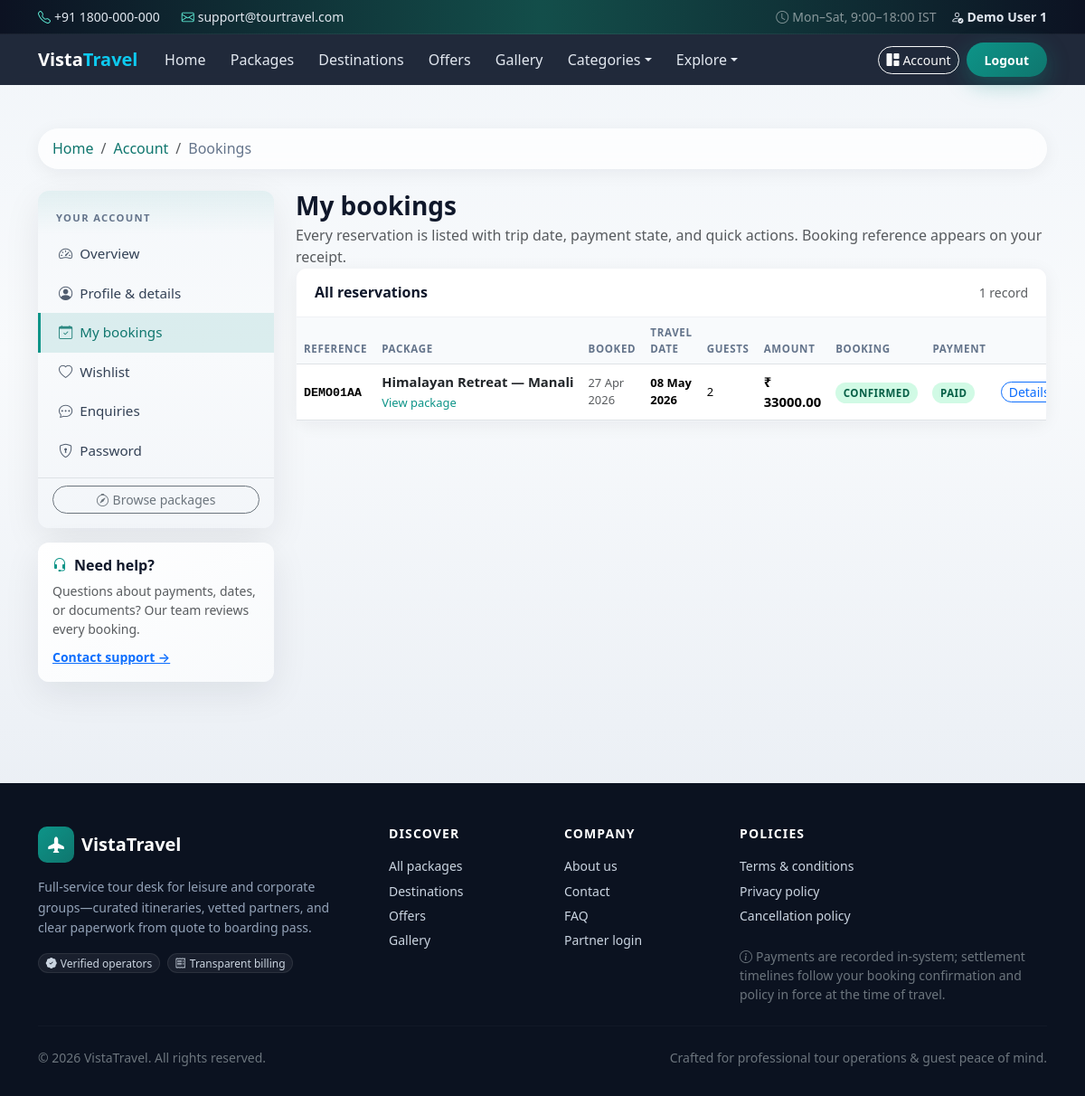
/user/bookings (signed in), run on the app's committed database.
### app/models.py (models this page shows, shortened)
class User(db.Model):
    __tablename__ = "users"
    id = db.Column(db.Integer, primary_key=True)
    full_name = db.Column(db.String(120), nullable=False)
    email = db.Column(db.String(120), unique=True, nullable=False, index=True)
    mobile = db.Column(db.String(20), index=True)
    password_hash = db.Column(db.String(255), nullable=False)
    address = db.Column(db.Text)
    gender = db.Column(db.String(20))
    profile_image = db.Column(db.String(255))
    is_active = db.Column(db.Boolean, default=True)
    recovery_token = db.Column(db.String(128), index=True)
    recovery_token_expires = db.Column(db.DateTime)
    created_at = db.Column(db.DateTime, default=utcnow)
    updated_at = db.Column(db.DateTime, default=utcnow, onupdate=utcnow)
    bookings = db.relationship("Booking", backref="user", lazy="dynamic")
    wishlist_items = db.relationship("Wishlist", backref="user", lazy="dynamic", cascade="all, delete-orphan")

class Booking(db.Model):
    __tablename__ = "bookings"
    id = db.Column(db.Integer, primary_key=True)
    public_id = db.Column(db.String(32), unique=True, nullable=False, index=True)
    user_id = db.Column(db.Integer, db.ForeignKey("users.id"), nullable=False)
    package_id = db.Column(db.Integer, db.ForeignKey("tour_packages.id"), nullable=False)
    package_date_id = db.Column(db.Integer, db.ForeignKey("package_dates.id"))
    travellers_count = db.Column(db.Integer, default=1)
    total_amount = db.Column(db.Numeric(12, 2), default=0)
    status = db.Column(db.String(20), default="pending")
    payment_status = db.Column(db.String(20), default="pending")
    special_request = db.Column(db.Text)
    admin_remarks = db.Column(db.Text)
    coupon_code = db.Column(db.String(40))
    created_at = db.Column(db.DateTime, default=utcnow)
    updated_at = db.Column(db.DateTime, default=utcnow, onupdate=utcnow)
    package = db.relationship("TourPackage", backref="bookings")
    travel_slot = db.relationship("PackageDate", backref="bookings")
    travellers = db.relationship(
        "BookingTraveller", backref="booking", lazy="dynamic", cascade="all, delete-orphan"
    )
    payments = db.relationship(
        "Payment", backref="booking", lazy="dynamic", cascade="all, delete-orphan"
    )

class TourPackage(db.Model):
    __tablename__ = "tour_packages"
    id = db.Column(db.Integer, primary_key=True)
    title = db.Column(db.String(200), nullable=False, index=True)
    brand_id = db.Column(db.Integer, db.ForeignKey("brands.id"), nullable=False)
    category_id = db.Column(db.Integer, db.ForeignKey("categories.id"), nullable=False)
    destination_id = db.Column(db.Integer, db.ForeignKey("destinations.id"), nullable=False)
    hotel_id = db.Column(db.Integer, db.ForeignKey("hotels.id"))
    transport_id = db.Column(db.Integer, db.ForeignKey("transports.id"))
    price = db.Column(db.Numeric(12, 2), nullable=False)
    discount_price = db.Column(db.Numeric(12, 2))
    duration_days = db.Column(db.Integer, default=1)
    duration_nights = db.Column(db.Integer, default=0)
    max_persons = db.Column(db.Integer, default=10)
    start_point = db.Column(db.String(255))
    end_point = db.Column(db.String(255))
    hotel_details_text = db.Column(db.Text)
    meal_details = db.Column(db.Text)
    transport_details_text = db.Column(db.Text)
    itinerary_json = db.Column(db.Text)
    inclusions = db.Column(db.Text)
    exclusions = db.Column(db.Text)
    terms = db.Column(db.Text)
    main_image = db.Column(db.String(255))
    status = db.Column(db.String(20), default="available")
    is_featured = db.Column(db.Boolean, default=False)
    created_at = db.Column(db.DateTime, default=utcnow)
    updated_at = db.Column(db.DateTime, default=utcnow, onupdate=utcnow)
    images = db.relationship(
        "PackageImage", backref="package", lazy="dynamic", cascade="all, delete-orphan"
    )
    dates = db.relationship(
        "PackageDate", backref="package", lazy="dynamic", cascade="all, delete-orphan"
    )

class PackageDate(db.Model):
    __tablename__ = "package_dates"
    id = db.Column(db.Integer, primary_key=True)
    package_id = db.Column(db.Integer, db.ForeignKey("tour_packages.id"), nullable=False)
    travel_date = db.Column(db.Date, nullable=False)
    seats_available = db.Column(db.Integer, default=0)
    booking_closed = db.Column(db.Boolean, default=False)
    created_at = db.Column(db.DateTime, default=utcnow)
    updated_at = db.Column(db.DateTime, default=utcnow, onupdate=utcnow)
    __table_args__ = (db.UniqueConstraint("package_id", "travel_date", name="uq_pkg_date"),)

### app/user_routes.py (the view)
@user_bp.route("/bookings")
@user_login_required
def bookings():
    from .models import User
    user = User.query.get_or_404(session["user_id"])
    items = Booking.query.filter_by(user_id=user.id).order_by(Booking.created_at.desc()).all()
    return render_template("user/bookings.html", user=user, bookings=items)

### app/templates/user/bookings.html (shortened to what this page needs)
{% extends 'base_user.html' %}
{% from '_macros.html' import booking_status_badge, payment_status_badge %}
{% block user_bc_extra %}
<li class="breadcrumb-item active" aria-current="page">Bookings</li>
{% endblock %}
{% block user_page_header %}
<h1 class="h3 fw-bold text-tt-navy mb-1">My bookings</h1>
<p class="text-muted mb-0">Every reservation is listed with trip date, payment state, and quick actions. Booking reference appears on your receipt.</p>
{% endblock %}
{% block user_body %}
<div class="tt-panel">
  <div class="tt-panel-header flex-wrap">
    <h2 class="h6 fw-bold text-tt-navy mb-0">All reservations</h2>
    <span class="small text-muted">{{ bookings|length }} record{% if bookings|length != 1 %}s{% endif %}</span>
  </div>
  <div class="table-responsive">
    <table class="table tt-data-table mb-0 align-middle">
      <thead>
        <tr>
          <th>Reference</th>
          <th>Package</th>
          <th>Booked</th>
          <th>Travel date</th>
          <th>Guests</th>
          <th>Amount</th>
          <th>Booking</th>
          <th>Payment</th>
          <th></th>
        </tr>
      </thead>
      <tbody>
        {% for b in bookings %}
          <tr>
            <td><span class="tt-mono fw-semibold">{{ b.public_id }}</span></td>
            <td>
              <div class="fw-semibold text-dark text-truncate" style="max-width:220px">{{ b.package.title if b.package else '—' }}</div>
              {% if b.package %}<a class="small text-tt-teal text-decoration-none" href="{{ url_for('public.package_detail', pkg_id=b.package.id) }}">View package</a>{% endif %}
            </td>
            <td class="small text-muted">{% if b.created_at %}{{ b.created_at.strftime('%d %b %Y') }}{% else %}—{% endif %}</td>
            <td class="small">{% if b.travel_slot %}<strong>{{ b.travel_slot.travel_date.strftime('%d %b %Y') }}</strong>{% else %}<span class="text-muted">TBC</span>{% endif %}</td>
            <td class="small">{{ b.travellers_count }}</td>
            <td class="fw-semibold">₹ {{ '%.2f'|format(b.total_amount|float) }}</td>
            <td>{{ booking_status_badge(b.status) }}</td>
            <td>{{ payment_status_badge(b.payment_status) }}</td>
            <td class="text-nowrap">
              <a class="btn btn-sm btn-outline-primary rounded-pill py-0" href="{{ url_for('user.booking_detail', booking_id=b.id) }}">Details</a>
            </td>
          </tr>
        {% endfor %}
      </tbody>
    </table>
  </div>
</div>
{% endblock %}

### app/templates/_macros.html (shortened to what this page needs)
{% macro booking_status_badge(status) -%}
  {%- set s = (status or '')|lower -%}
  {%- if s == 'confirmed' -%}<span class="tt-badge-status tt-bs-confirmed">Confirmed</span>
  {%- elif s == 'cancelled' -%}<span class="tt-badge-status tt-bs-cancelled">Cancelled</span>
  {%- elif s == 'completed' -%}<span class="tt-badge-status tt-bs-completed">Completed</span>
  {%- else -%}<span class="tt-badge-status tt-bs-pending">Pending</span>
  {%- endif -%}
{%- endmacro %}
{% macro payment_status_badge(status) -%}
  {%- set s = (status or '')|lower -%}
  {%- if s == 'paid' -%}<span class="tt-badge-status tt-pay-paid">Paid</span>
  {%- elif s == 'partial' -%}<span class="tt-badge-status tt-pay-partial">Partial</span>
  {%- elif s == 'failed' -%}<span class="tt-badge-status tt-pay-failed">Failed</span>
  {%- else -%}<span class="tt-badge-status tt-pay-pending">Pending</span>
  {%- endif -%}
{%- endmacro %}

### app/templates/base_public.html (shortened to what this page needs)
<!DOCTYPE html>
<html lang="en">
<head>
  <link href="https://cdn.jsdelivr.net/npm/bootstrap@5.3.3/dist/css/bootstrap.min.css" rel="stylesheet">
  <link href="https://cdn.jsdelivr.net/npm/bootstrap-icons@1.11.3/font/bootstrap-icons.min.css" rel="stylesheet">
  <link href="{{ url_for('static', filename='css/theme.css') }}" rel="stylesheet">
</head>
<body>
<div class="tt-topbar d-none d-md-block">
  <div class="container d-flex flex-wrap justify-content-between align-items-center py-2 small">
    <div class="d-flex gap-4 text-white-50">
      <span><i class="bi bi-telephone me-1 text-tt-mint"></i><a class="tt-topbar-link" href="{{ url_for('public.contact') }}">+91 1800-000-000</a></span>
      <span><i class="bi bi-envelope me-1 text-tt-mint"></i><a class="tt-topbar-link" href="mailto:support@tourtravel.com">support@tourtravel.com</a></span>
    </div>
    <div class="d-flex gap-3 align-items-center text-white-50">
      <span><i class="bi bi-clock me-1"></i>Mon–Sat, 9:00–18:00 IST</span>
      {% if session.user_id %}
        <a class="tt-topbar-link fw-semibold" href="{{ url_for('user.dashboard') }}"><i class="bi bi-person-check me-1"></i>{{ session.user_name or 'Account' }}</a>
      {% endif %}
    </div>
  </div>
</div>
<nav class="navbar navbar-expand-lg navbar-dark navbar-tt sticky-top">
  <div class="container">
    <a class="navbar-brand fw-bold" href="{{ url_for('public.home') }}">Vista<span class="text-info">Travel</span></a>
    <div class="collapse navbar-collapse" id="navMain">
      <ul class="navbar-nav me-auto mb-2 mb-lg-0">
        <li class="nav-item"><a class="nav-link" href="{{ url_for('public.home') }}">Home</a></li>
        <li class="nav-item"><a class="nav-link" href="{{ url_for('public.packages_list') }}">Packages</a></li>
        <li class="nav-item"><a class="nav-link" href="{{ url_for('public.destinations_list') }}">Destinations</a></li>
        <li class="nav-item"><a class="nav-link" href="{{ url_for('public.offers_page') }}">Offers</a></li>
        <li class="nav-item"><a class="nav-link" href="{{ url_for('public.gallery_page') }}">Gallery</a></li>
        <li class="nav-item dropdown">
          <a class="nav-link dropdown-toggle" href="#" data-bs-toggle="dropdown">Categories</a>
        </li>
        <li class="nav-item dropdown">
          <a class="nav-link dropdown-toggle" href="#" data-bs-toggle="dropdown">Explore</a>
        </li>
      </ul>
      <div class="d-flex gap-2 align-items-center flex-shrink-0">
        {% if session.user_id %}
          <a class="btn btn-sm btn-outline-light rounded-pill d-none d-sm-inline-flex align-items-center" href="{{ url_for('user.dashboard') }}"><i class="bi bi-grid-1x2-fill me-1"></i>Account</a>
          <a class="btn btn-sm btn-tt-primary rounded-pill" href="{{ url_for('auth.user_logout') }}">Logout</a>
        {% else %}
          <a class="btn btn-sm btn-outline-light rounded-pill" href="{{ url_for('auth.user_login') }}">Sign in</a>
          <a class="btn btn-sm btn-tt-primary rounded-pill" href="{{ url_for('auth.register') }}">Create account</a>
        {% endif %}
      </div>
    </div>
  </div>
</nav>
<main>
  {% block content %}{% endblock %}
</main>
<footer class="footer-tt">
  <div class="container">
    <div class="row g-4 g-lg-5">
      <div class="col-lg-4">
        <div class="d-flex align-items-center gap-2 mb-3">
          <span class="footer-brand-mark"><i class="bi bi-airplane-fill"></i></span>
          <h5 class="text-white mb-0 fw-bold">VistaTravel</h5>
        </div>
        <p class="small mb-3 tt-footer-lead">Full-service tour desk for leisure and corporate groups—curated itineraries, vetted partners, and clear paperwork from quote to boarding pass.</p>
        <div class="d-flex gap-2">
          <span class="badge rounded-pill tt-footer-badge"><i class="bi bi-patch-check-fill me-1"></i>Verified operators</span>
          <span class="badge rounded-pill tt-footer-badge"><i class="bi bi-receipt me-1"></i>Transparent billing</span>
        </div>
      </div>
      <div class="col-6 col-lg-2">
        <h6 class="text-white text-uppercase small fw-bold letter-spacing mb-3">Discover</h6>
        <ul class="list-unstyled small footer-links">
          <li><a href="{{ url_for('public.packages_list') }}">All packages</a></li>
          <li><a href="{{ url_for('public.destinations_list') }}">Destinations</a></li>
          <li><a href="{{ url_for('public.offers_page') }}">Offers</a></li>
          <li><a href="{{ url_for('public.gallery_page') }}">Gallery</a></li>
        </ul>
      </div>
      <div class="col-6 col-lg-2">
        <h6 class="text-white text-uppercase small fw-bold letter-spacing mb-3">Company</h6>
        <ul class="list-unstyled small footer-links">
          <li><a href="{{ url_for('public.static_page', slug='about') }}">About us</a></li>
          <li><a href="{{ url_for('public.contact') }}">Contact</a></li>
          <li><a href="{{ url_for('public.static_page', slug='faq') }}">FAQ</a></li>
          <li><a href="{{ url_for('admin_auth.login') }}">Partner login</a></li>
        </ul>
      </div>
      <div class="col-lg-4">
        <h6 class="text-white text-uppercase small fw-bold letter-spacing mb-3">Policies</h6>
        <ul class="list-unstyled small footer-links mb-4">
          <li><a href="{{ url_for('public.static_page', slug='terms') }}">Terms &amp; conditions</a></li>
          <li><a href="{{ url_for('public.static_page', slug='privacy') }}">Privacy policy</a></li>
          <li><a href="{{ url_for('public.static_page', slug='cancellation') }}">Cancellation policy</a></li>
        </ul>
        <p class="small text-secondary mb-0"><i class="bi bi-info-circle me-1"></i>Payments are recorded in-system; settlement timelines follow your booking confirmation and policy in force at the time of travel.</p>
      </div>
    </div>
    <hr class="border-secondary border-opacity-25 my-4">
    <div class="d-flex flex-column flex-md-row justify-content-between align-items-center gap-2 small text-secondary">
      <span>&copy; 2026 VistaTravel. All rights reserved.</span>
      <span class="text-md-end">Crafted for professional tour operations &amp; guest peace of mind.</span>
    </div>
  </div>
</footer>
</body>
</html>

### data on the page
User: full_name "Demo User 1"
Booking: public_id "DEMO01AA", package "Himalayan Retreat — Manali", created_at "27 Apr 2026", travel_slot.travel_date "08 May 2026", travellers_count "2", total_amount "33000.00"

### other printed values
{{ bookings|length }} "1"
